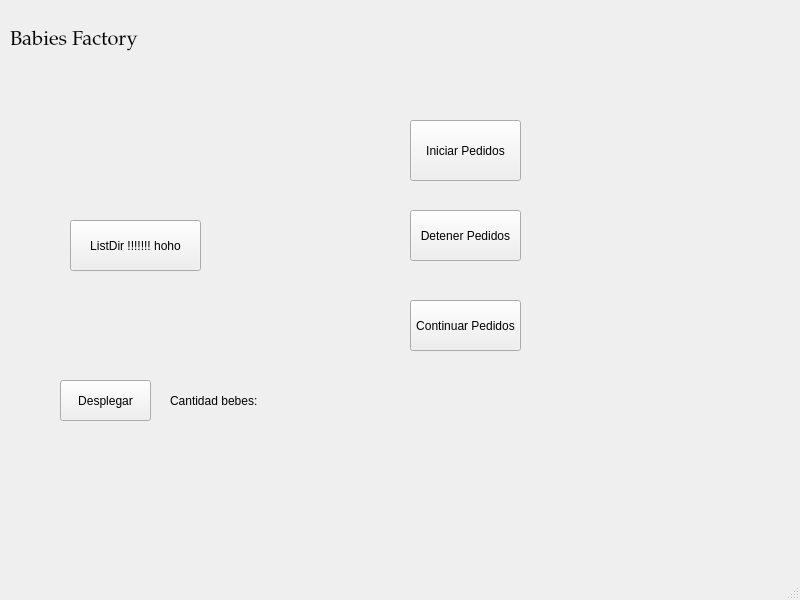
<?xml version="1.0" encoding="UTF-8"?>
<ui version="4.0">
 <class>MainWindow</class>
 <widget class="QMainWindow" name="MainWindow">
  <property name="geometry">
   <rect>
    <x>0</x>
    <y>0</y>
    <width>800</width>
    <height>600</height>
   </rect>
  </property>
  <property name="windowTitle">
   <string>MainWindow</string>
  </property>
  <widget class="QWidget" name="centralwidget">
   <widget class="QLabel" name="textPrincipal">
    <property name="geometry">
     <rect>
      <x>10</x>
      <y>20</y>
      <width>171</width>
      <height>41</height>
     </rect>
    </property>
    <property name="font">
     <font>
      <family>Palatino Linotype</family>
      <pointsize>15</pointsize>
     </font>
    </property>
    <property name="text">
     <string>Babies Factory</string>
    </property>
   </widget>
   <widget class="QLabel" name="imagenPrincipal">
    <property name="geometry">
     <rect>
      <x>150</x>
      <y>0</y>
      <width>61</width>
      <height>81</height>
     </rect>
    </property>
    <property name="text">
     <string/>
    </property>
    <property name="pixmap">
     <pixmap>../../../Rosado.png</pixmap>
    </property>
   </widget>
   <widget class="QLabel" name="imagenPrincipal_2">
    <property name="geometry">
     <rect>
      <x>210</x>
      <y>0</y>
      <width>71</width>
      <height>81</height>
     </rect>
    </property>
    <property name="text">
     <string/>
    </property>
    <property name="pixmap">
     <pixmap>../../../Rosado.png</pixmap>
    </property>
   </widget>
   <widget class="QPushButton" name="desplegar">
    <property name="geometry">
     <rect>
      <x>60</x>
      <y>380</y>
      <width>91</width>
      <height>41</height>
     </rect>
    </property>
    <property name="text">
     <string>Desplegar</string>
    </property>
   </widget>
   <widget class="QLabel" name="label">
    <property name="geometry">
     <rect>
      <x>170</x>
      <y>385</y>
      <width>131</width>
      <height>31</height>
     </rect>
    </property>
    <property name="text">
     <string>Cantidad bebes: </string>
    </property>
   </widget>
   <widget class="QPushButton" name="listdir">
    <property name="geometry">
     <rect>
      <x>70</x>
      <y>220</y>
      <width>131</width>
      <height>51</height>
     </rect>
    </property>
    <property name="text">
     <string>ListDir !!!!!!! hoho</string>
    </property>
   </widget>
   <widget class="QPushButton" name="botonInicioPedidos">
    <property name="geometry">
     <rect>
      <x>410</x>
      <y>120</y>
      <width>111</width>
      <height>61</height>
     </rect>
    </property>
    <property name="text">
     <string>Iniciar Pedidos</string>
    </property>
   </widget>
   <widget class="QPushButton" name="botonDetenerPedidos">
    <property name="geometry">
     <rect>
      <x>410</x>
      <y>210</y>
      <width>111</width>
      <height>51</height>
     </rect>
    </property>
    <property name="text">
     <string>Detener Pedidos</string>
    </property>
   </widget>
   <widget class="QPushButton" name="botonContinuarPedidos">
    <property name="geometry">
     <rect>
      <x>410</x>
      <y>300</y>
      <width>111</width>
      <height>51</height>
     </rect>
    </property>
    <property name="text">
     <string>Continuar Pedidos</string>
    </property>
   </widget>
  </widget>
  <widget class="QMenuBar" name="menubar">
   <property name="geometry">
    <rect>
     <x>0</x>
     <y>0</y>
     <width>800</width>
     <height>25</height>
    </rect>
   </property>
  </widget>
  <widget class="QStatusBar" name="statusbar"/>
 </widget>
 <resources/>
 <connections/>
</ui>
